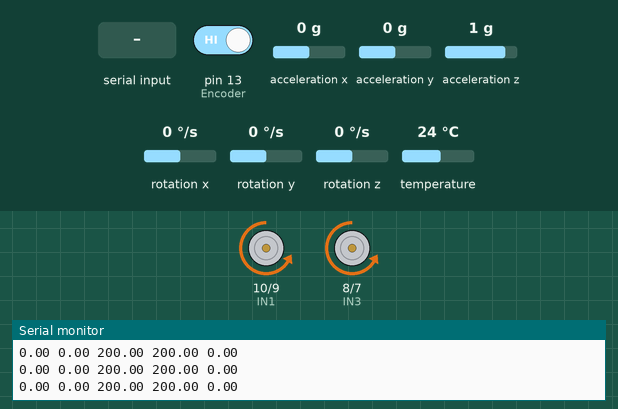
Simulated run of this sketch. Board: Arduino Uno, built with avr-gcc and run on an emulated ATmega328P. Shown: motor-driver pin pairs drawn as motors (green arrow = first pin HIGH = forward, orange = second pin HIGH = backward, longer = more drive, scaled by the enable pin), the last lines printed to the serial monitor. The inputs (shaded band) are chosen by the test bench; at power-on: rotation z 0 °/s, pin 13 (Encoder) HIGH, acceleration x 0 g, acceleration y 0 g, acceleration z 1 g, rotation x 0 °/s, rotation y 0 °/s, temperature 24 °C.

Above: at 1.6 s.
1.7 s: rotation z set to -100 °/s
At 2.9 s:
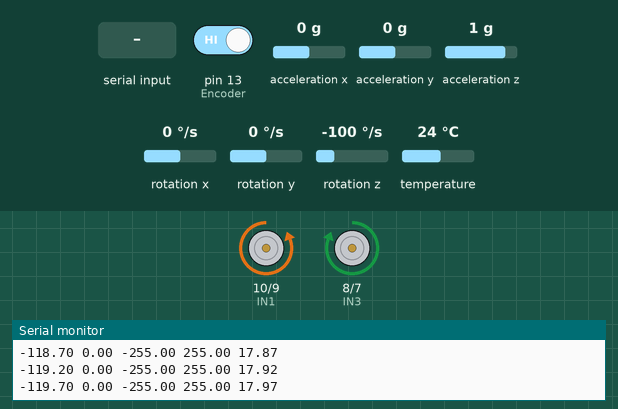
3.5 s: rotation z set to 100 °/s
At 6.3 s:
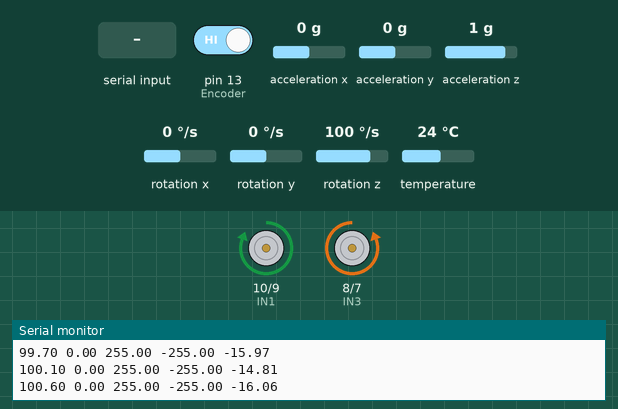
6.5 s: rotation z set to -192 °/s
At 8.3 s:
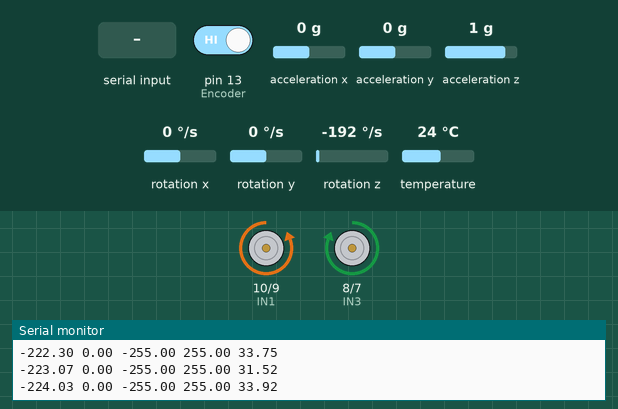
8.6 s: rotation z set to 192 °/s
At 9.96 s:
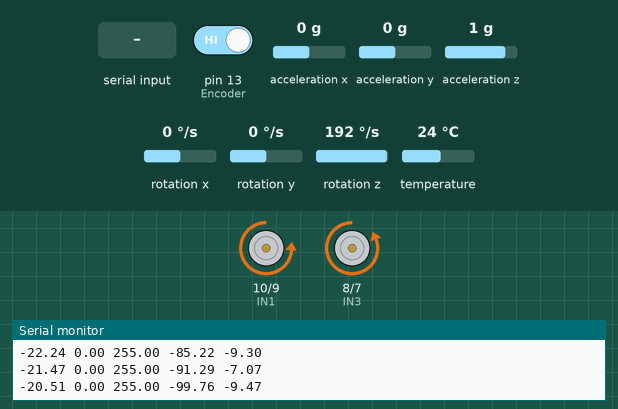
11.5 s: "s" received over Serial
At 12.4 s:
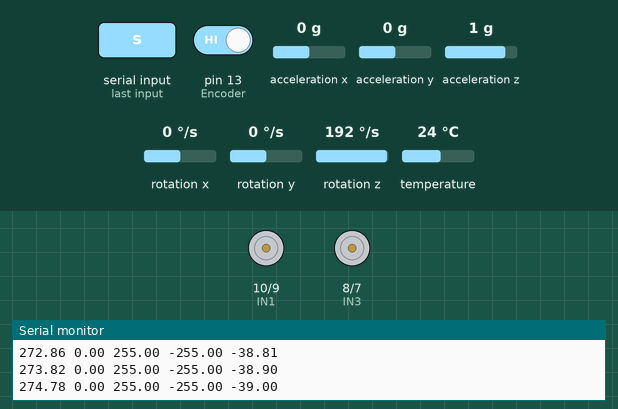
Timing chart, 0 to 14.0 s (numbered marks = the images above; inputs shaded):
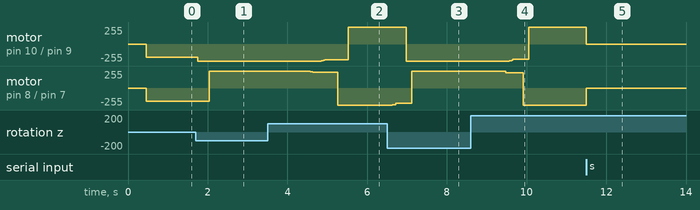

Measured:
- after the input at 1.7 s, motor on pin 10 (IN1) / pin 9 (IN2): backward 200/255 → backward 255/255 after 0.05 s; motor on pin 8 (IN3) / pin 7 (IN4): backward 200/255 → forward 255/255 after 0.34 s
- after the input at 3.5 s, motor on pin 10 (IN1) / pin 9 (IN2): backward 255/255 → backward 236/255 after 1.3 s, → forward 255/255 0.68 s later; motor on pin 8 (IN3) / pin 7 (IN4): forward 255/255 → forward 234/255 after 0.98 s, → backward 255/255 0.79 s later
- after the input at 6.5 s, motor on pin 10 (IN1) / pin 9 (IN2): forward 255/255 → backward 255/255 after 0.48 s; motor on pin 8 (IN3) / pin 7 (IN4): backward 255/255 → backward 231/255 after 0.13 s, → forward 255/255 0.48 s later
- after the input at 8.6 s, motor on pin 10 (IN1) / pin 9 (IN2): backward 255/255 → backward 254/255 after 0.96 s, → backward 229/255 0.07 s later, → forward 255/255 0.42 s later; motor on pin 8 (IN3) / pin 7 (IN4): forward 255/255 → forward 254/255 after 0.75 s, → forward 227/255 0.12 s later, → backward 255/255 0.44 s later
- after the input at 11.5 s, motor on pin 10 (IN1) / pin 9 (IN2): forward 255/255 → stopped at once; motor on pin 8 (IN3) / pin 7 (IN4): backward 255/255 → stopped at once

The sketch:

FeedForward.ino
```cpp
//-----------  A5 - SCL ;  A4 - SDA; interupt 2;
#include <Adafruit_MPU6050.h>
#include <Adafruit_Sensor.h>
#include <Wire.h>
#include <NewPing.h>

#define getbit(x,i) (1 & (x >> i))
#define setbit(x,i) (x |= (1 << i))
#define clrbit(x,i) (x &= ~(1 << i))

//Motors Variables
#define ENA 5
#define ENB 6
#define IN4 7
#define IN3 8
#define IN2 9
#define IN1 10
#define MAXSPEED 255
#define MAXTURNSPEED 175
#define INITIALSPEED 200
float RightSpeed = INITIALSPEED, LeftSpeed = INITIALSPEED;

//UltraSonic
#define MAX_MEASURED_DISTANCE 288
#define LeftTrigger A2
#define LeftEcho A3
#define FrontTrigger 11
#define FrontEcho 3
#define RightTrigger A0
#define RightEcho A1
#define MAX_ALLOWED_Vert_DISTANCE 5
#define MAX_ALLOWED_Horiz_DISTANCE 16
NewPing LeftUltra = NewPing(LeftTrigger, LeftEcho, MAX_MEASURED_DISTANCE); // Each sensor's trigger pin, echo pin, and max distance to ping.
NewPing FrontUltra = NewPing(FrontTrigger, FrontEcho, MAX_MEASURED_DISTANCE);
NewPing RightUltra = NewPing(RightTrigger, RightEcho, MAX_MEASURED_DISTANCE);

//gyroscope variables
Adafruit_MPU6050 mpu;
sensors_event_t a, g, temp;
float z = 0;
float ZError = 0;
int DesiredAngle = 0;
float GyroRatio = 352.3333/360;

//Encoders variables
#define Encoder 13
bool LastEncoderState = 0;
volatile int Count = 0;

//IR Sensors variables
#define RightFatalSensor 4
#define LeftFatalSensor 12
// #define RightSensor 1
// #define LeftSensor 12

char Wall_Readings; // L - L45 - F - R45 - R

//Integration varibles
float LastTime = 0, Time, dt, Area;

//ERRORS
float LastAngleError = 0;

//pins initialize
void PinsInitialize(){
  pinMode(Encoder, INPUT);

  pinMode(RightFatalSensor, INPUT);
  pinMode(LeftFatalSensor, INPUT);
  //pinMode(RightSensor, INPUT);
  //pinMode(LeftSensor, INPUT);

  pinMode(ENA, OUTPUT);
  pinMode(ENB, OUTPUT);
  pinMode(IN1, OUTPUT);
  pinMode(IN2, OUTPUT);
  pinMode(IN3, OUTPUT);
  pinMode(IN4, OUTPUT);
}

//GYROSCOPE INITIALIZE
void GyroScopeInit(){

  // Try to initialize!
  mpu.begin();
  mpu.setAccelerometerRange(MPU6050_RANGE_8_G);
  mpu.setGyroRange(MPU6050_RANGE_500_DEG);
  mpu.setFilterBandwidth(MPU6050_BAND_5_HZ);

  //calibration
  for(int i = 0; i < 200; ++i){
    mpu.getEvent(&a, &g, &temp);
    ZError += g.gyro.z;
  }
  ZError /= 200.0;
}

//ALL SENSORS READINGS
void ReadGyro(){
  mpu.getEvent(&a, &g, &temp);
  Time = millis();
  dt = Time - LastTime;
  Area = (g.gyro.z - ZError) * dt/1000.0 * 180/M_PI;
  if(fabs(Area) > 0.01) z += Area;
  LastTime = Time;
}

void ReadEncoder(){
  bool State = digitalRead(Encoder);
  Count += State^LastEncoderState;
  LastEncoderState = State;
}


// void ReadWallsIR(){

//   if(!digitalRead(LeftSensor)) setbit(Wall_Readings,1);
//   else clrbit(Wall_Readings,1);

//   if(FrontUltra.ping_cm() < MAX_ALLOWED_Vert_DISTANCE) setbit(Wall_Readings,2);
//   else clrbit(Wall_Readings,2);

//   if(!digitalRead(RightSensor)) setbit(Wall_Readings,3);
//   else clrbit(Wall_Readings,3);

// }

void ReadWallsUltra(){
  if(LeftUltra.ping_cm() < MAX_ALLOWED_Horiz_DISTANCE) setbit(Wall_Readings,1);
  else clrbit(Wall_Readings,1);

  if(FrontUltra.ping_cm() < MAX_ALLOWED_Vert_DISTANCE) setbit(Wall_Readings,2);
  else clrbit(Wall_Readings,2);

  if(RightUltra.ping_cm() < MAX_ALLOWED_Horiz_DISTANCE) setbit(Wall_Readings,3);
  else clrbit(Wall_Readings,3);
}

void ReadIR(){
  if(!digitalRead(LeftFatalSensor)) setbit(Wall_Readings,0);
  else clrbit(Wall_Readings,0);

  // if(!digitalRead(LeftSensor)) setbit(Wall_Readings,1);
  // else clrbit(Wall_Readings,1);

  // if(!digitalRead(RightSensor)) setbit(Wall_Readings,3);
  // else clrbit(Wall_Readings,3);

  if(!digitalRead(RightFatalSensor)) setbit(Wall_Readings,4);
  else clrbit(Wall_Readings,4);
}

void ReadUltra(){
  if(LeftUltra.ping_cm() < MAX_ALLOWED_Horiz_DISTANCE) setbit(Wall_Readings,1);
  else clrbit(Wall_Readings,1);

  if(FrontUltra.ping_cm() < MAX_ALLOWED_Vert_DISTANCE) setbit(Wall_Readings,2);
  else clrbit(Wall_Readings,2);

  if(RightUltra.ping_cm() < MAX_ALLOWED_Horiz_DISTANCE) setbit(Wall_Readings,3);
  else clrbit(Wall_Readings,3);
}

bool wallLeft(){
  return getbit(Wall_Readings,1);
}

bool wallFront(){
  return getbit(Wall_Readings,2);
}

bool wallRight(){
  return getbit(Wall_Readings,3);
}


float GetDistance(){
  return Count/40.0 * 3.65*PI;
}


//Control Functions
void stop()
{
  analogWrite(ENA, 0);
  analogWrite(ENB, 0);
  digitalWrite(IN1, LOW);
  digitalWrite(IN2, LOW);
  digitalWrite(IN3, LOW);
  digitalWrite(IN4, LOW);
  LeftSpeed = 0;
  RightSpeed = 0;
}

void forward()
{
  //Right
  analogWrite(ENA, INITIALSPEED);
  digitalWrite(IN1, LOW);
  digitalWrite(IN2, HIGH);

  //Left
  analogWrite(ENB, INITIALSPEED);
  digitalWrite(IN3, LOW);
  digitalWrite(IN4, HIGH);
  LeftSpeed = INITIALSPEED;
  RightSpeed = INITIALSPEED;
}

void StopSlowly()
{
  //Right
  analogWrite(ENA, 100);
  digitalWrite(IN1, LOW);
  digitalWrite(IN2, HIGH);

  //Left
  analogWrite(ENB, 100);
  digitalWrite(IN3, LOW);
  digitalWrite(IN4, HIGH);
  LeftSpeed = 100;
  RightSpeed = 100;
}

void backward()
{
  //Right
  analogWrite(ENA, abs(INITIALSPEED));
  digitalWrite(IN1, HIGH);
  digitalWrite(IN2, LOW);

  //Left
  analogWrite(ENB, abs(INITIALSPEED));
  digitalWrite(IN3, HIGH);
  digitalWrite(IN4, LOW);
}

void AddToRightSpeed(float OUT, int maxspeed){
  //speed
  int LastSpeed = RightSpeed;
  RightSpeed += OUT;
  RightSpeed = min(RightSpeed, maxspeed);
  RightSpeed = max(RightSpeed, -1 * maxspeed);


  //need optimize
  if(RightSpeed * LastSpeed <= 0){
      if(RightSpeed < 0){
      digitalWrite(IN1, HIGH);
      digitalWrite(IN2, LOW);
    }
    else{
      digitalWrite(IN1, LOW);
      digitalWrite(IN2, HIGH);
    }
  }
  analogWrite(ENA, (int)fabs(RightSpeed));
}

void AddToLeftSpeed(float OUT, int maxspeed){
  int LastSpeed = LeftSpeed;
  LeftSpeed += OUT;
  LeftSpeed = min(LeftSpeed, maxspeed);
  LeftSpeed = max(LeftSpeed, -1 * maxspeed);
  if(LeftSpeed * LastSpeed <= 0) {
    if(LeftSpeed < 0){
      digitalWrite(IN3, HIGH);
      digitalWrite(IN4, LOW);
    }
    else{
      digitalWrite(IN3, LOW);
      digitalWrite(IN4, HIGH);
    }
  }
  analogWrite(ENB, (int)fabs(LeftSpeed));
}

void Debug(float a, float b, float c,float d,float e){
  Serial.print(a);
  Serial.print(" ");
  Serial.print(b);
  Serial.print(" ");
  Serial.print(c);
  Serial.print(" ");
  Serial.print(d);
  Serial.print(" ");
  Serial.println(e);
}

void MoveStraight(){
  //FeedForward
  int DesiredSpeed = 255;
  float KpSpeed = 0.01;
  float SpeedError = DesiredSpeed - (LeftSpeed + RightSpeed)/2.0;

  int SpeedOutput = KpSpeed * SpeedError;

  // int bias = 5;
  // int SpeedOutput = Timer/1000 * bias;

  //PID On Angle -- PD Controller
  float kpAng = 0.1, kdAng = 12, AngleOutput = 0;
  float AngleError = DesiredAngle - z;
  AngleOutput = kpAng * AngleError + kdAng * (AngleError - LastAngleError) ; // negative

  AddToRightSpeed(SpeedOutput + AngleOutput,MAXSPEED);
  AddToLeftSpeed(SpeedOutput + -1 * AngleOutput, MAXSPEED);
  LastAngleError = AngleError;
  Debug(z, DesiredAngle, LeftSpeed , RightSpeed , AngleOutput);

}
void MoveStraightUltra(){
  //FeedForward
  int DesiredSpeed = 255;
  float KpSpeed = 0.01;
  float SpeedError = DesiredSpeed - (LeftSpeed + RightSpeed)/2.0;

  int SpeedOutput = KpSpeed * SpeedError;

  //PID On Angle -- PD Controller
  float kpAng = 0.001, kdAng = 0, AngleOutput = 0;
  float AngleError = LeftUltra.ping_cm() - RightUltra.ping_cm();
  AngleOutput = kpAng * AngleError + kdAng * (AngleError - LastAngleError) ; // negative

  AddToRightSpeed(SpeedOutput - AngleOutput,MAXSPEED);
  AddToLeftSpeed(SpeedOutput  + AngleOutput, MAXSPEED);
  LastAngleError = AngleError;
  //Debug(z, DesiredAngle, LeftSpeed , RightSpeed , AngleOutput);

}

void TurnRight(){
  StopSlowly();
  DesiredAngle -= 90 * GyroRatio;
  float AngleError = DesiredAngle - z;
  while(fabs(AngleError) > 1){
    ReadGyro();
    //pid On angle -- pcontroller
    //float kpAng = 0.2, kdAng = 10;
    float kpAng = 0.05, kdAng = 5;
    //float kpAng = 0.15, kdAng = 15;
    AngleError = DesiredAngle - z;
    float AngleOutput = kpAng * AngleError + kdAng * (AngleError - LastAngleError) ; // negative
    AddToRightSpeed(AngleOutput,MAXTURNSPEED);
    //left += Output
    AddToLeftSpeed(-1 * AngleOutput,MAXTURNSPEED);
    LastAngleError = AngleError;
    Debug(z, DesiredAngle, LeftSpeed , RightSpeed , AngleOutput);
  }
  forward();
}

void TurnLeft(){
  stop();
  DesiredAngle += 90 * GyroRatio;
  float AngleError = DesiredAngle - z;
  while(fabs(AngleError) > 1){
    ReadGyro();
    //pid On angle -- pcontroller
    float kpAng = 0.05  , kdAng = 5;
    AngleError = DesiredAngle - z;
    float AngleOutput = kpAng * AngleError + kdAng * (AngleError - LastAngleError) ; // negative
    AddToRightSpeed(AngleOutput, MAXTURNSPEED);
    //left += Output
    AddToLeftSpeed(-1 * AngleOutput, MAXTURNSPEED);
    LastAngleError = AngleError;
    //Debug(z,DesiredAngle,AngleError, LeftSpeed - AngleOutput, RightSpeed + AngleOutput);
  }
  forward();
}

void TurnAround(){
  stop();
  DesiredAngle += 180 * GyroRatio;
  float AngleError = DesiredAngle - z;
  while(fabs(AngleError) > 1){
    ReadGyro();
    //pid On angle -- pcontroller
    float kpAng = 0.1  , kdAng = 0;
    AngleError = DesiredAngle - z;
    float AngleOutput = kpAng * AngleError + kdAng * (AngleError - LastAngleError) ; // negative
    AddToRightSpeed(AngleOutput, MAXTURNSPEED);
    //left += Output
    AddToLeftSpeed(-1 * AngleOutput, MAXTURNSPEED);
    LastAngleError = AngleError;
    //Debug(z,DesiredAngle,AngleError, LeftSpeed - AngleOutput, RightSpeed + AngleOutput);
  }
  forward();
}


void PrintIR(){
  for(int i = 4; i >= 0; i--){
    Serial.print(getbit(Wall_Readings,i));
    Serial.print(" ");
  }
  Serial.println();
}

bool turned = 0;
bool MovedToCenter = 0;
float CellWidth = 18;
float CenterToSensing = 12;
float StartToSensing = 2.5;
float X_Distance;
float Y_Distance;
float LastVisitedCenter;
bool Sensed;

void setup()
{
  Serial.begin(115200);
  // forward();
  // delay(5000000);
  //while(Serial.read() != 's');
  PinsInitialize();
  GyroScopeInit();
  forward();
  LastTime = millis();
}

int GetDirection(){
  return (DesiredAngle % 360) / 90;
}


void loop()
{
  ReadGyro();
  ReadEncoder();
  MoveStraight();
  //Serial.println(Count);

  // Serial.print(LeftUltra.ping_cm());
  // Serial.print(" ");
  // Serial.print(FrontUltra.ping_cm());
  // Serial.print(" ");
  // Serial.print(RightUltra.ping_cm());
  // Serial.println();
  //MoveStraightUltra();
  // if(GetDistance() > CellWidth){
  //   Count = 0;
  //   Sensed = 0;
  //   //TakeDecision of Rotating
  // }
  // if(!Sensed && GetDistance() > CenterToSensing){
  //   ReadWallsUltra();
  //   Sensed = 1;
  //   stop();
  //   delay(5000000);
  // }

  if(GetDistance() > 50 && !turned) {
    TurnRight();
    turned = 1;
  }

  // if(GetDistance() - DistanceWhenDecison > 2.00){
  //   if(wallFront()){
  //     Serial.println("Turning Around");
  //     TurnAround();
  //   }
  //   else if(!wallRight()){
  //     Serial.println("Turning Right");
  //     DistanceWhenRead = GetDistance();
  //     while(GetDistance() - DistanceWhenRead < 7.00){
  //       ReadEncoders();
  //       ReadGyro();
  //       MoveStraight();
  //     }
  //     TurnRight();
  //   }
  //   else if(!wallLeft()){
  //     Serial.println("Turning Left");
  //     DistanceWhenRead = GetDistance();
  //     while(GetDistance() - DistanceWhenRead < 7.00){
  //       ReadEncoders();
  //       ReadGyro();
  //       MoveStraight();
  //     }
  //     TurnLeft();
  //   }
  //   DistanceWhenDecison = GetDistance();
  // }


  // if(Serial.available()){
  //   char choice = Serial.read();
  //   if(choice == 's'){
  //     stop();
  //     z = 0;
  //     while(Serial.read() != 's');
  //     forward();
  //   }
  //   else if(choice == 'l'){
  //     TurnLeft();
  //   }
  //   else if(choice == 'r'){
  //     TurnRight();
  //   }
  // }

  //PrintIR();
  //Serial.println(z);

  // if(GetDistance() > 100){
  //   stop();
  //   delay(200000);
  // }


  if(Serial.available()){
    char choice = Serial.read();
    if(choice == 's'){
      stop();
      delay(10000000);
    }
  }

}
```
